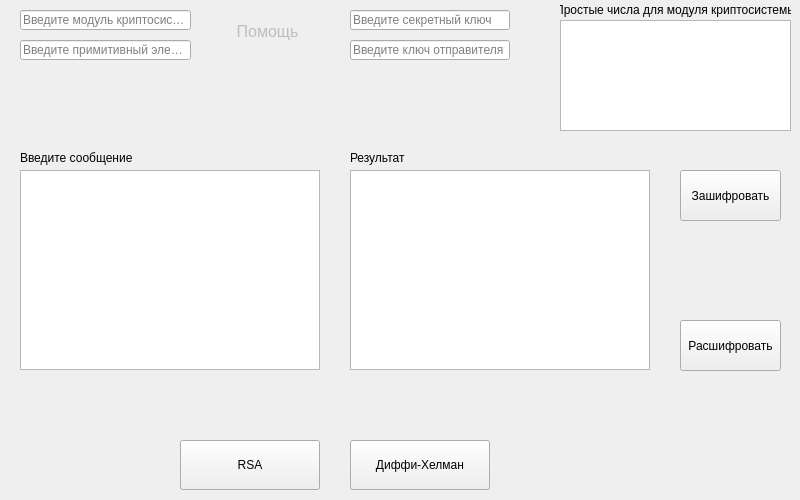
<?xml version="1.0" encoding="UTF-8"?>
<ui version="4.0">
 <class>Gamal_Window</class>
 <widget class="QMainWindow" name="Gamal_Window">
  <property name="geometry">
   <rect>
    <x>0</x>
    <y>0</y>
    <width>800</width>
    <height>500</height>
   </rect>
  </property>
  <property name="windowTitle">
   <string>Шифрование Эль-Гамаля</string>
  </property>
  <widget class="QWidget" name="centralwidget">
   <widget class="QTextEdit" name="input_text">
    <property name="geometry">
     <rect>
      <x>20</x>
      <y>170</y>
      <width>300</width>
      <height>200</height>
     </rect>
    </property>
    <property name="font">
     <font>
      <pointsize>10</pointsize>
     </font>
    </property>
   </widget>
   <widget class="QLineEdit" name="enter_module">
    <property name="geometry">
     <rect>
      <x>20</x>
      <y>10</y>
      <width>171</width>
      <height>20</height>
     </rect>
    </property>
    <property name="inputMask">
     <string/>
    </property>
    <property name="placeholderText">
     <string>Введите модуль криптосистемы</string>
    </property>
   </widget>
   <widget class="QTextEdit" name="output_text">
    <property name="geometry">
     <rect>
      <x>350</x>
      <y>170</y>
      <width>300</width>
      <height>200</height>
     </rect>
    </property>
    <property name="font">
     <font>
      <pointsize>10</pointsize>
     </font>
    </property>
    <property name="readOnly">
     <bool>true</bool>
    </property>
   </widget>
   <widget class="QPushButton" name="to_rsa">
    <property name="geometry">
     <rect>
      <x>180</x>
      <y>440</y>
      <width>140</width>
      <height>50</height>
     </rect>
    </property>
    <property name="text">
     <string>RSA</string>
    </property>
   </widget>
   <widget class="QPushButton" name="to_hellman">
    <property name="geometry">
     <rect>
      <x>350</x>
      <y>440</y>
      <width>140</width>
      <height>50</height>
     </rect>
    </property>
    <property name="text">
     <string>Диффи-Хелман</string>
    </property>
   </widget>
   <widget class="QLineEdit" name="enter_primitive">
    <property name="geometry">
     <rect>
      <x>20</x>
      <y>40</y>
      <width>171</width>
      <height>20</height>
     </rect>
    </property>
    <property name="inputMask">
     <string/>
    </property>
    <property name="placeholderText">
     <string>Введите примитивный элемент</string>
    </property>
   </widget>
   <widget class="QPushButton" name="encrypt">
    <property name="geometry">
     <rect>
      <x>680</x>
      <y>170</y>
      <width>101</width>
      <height>51</height>
     </rect>
    </property>
    <property name="text">
     <string>Зашифровать</string>
    </property>
   </widget>
   <widget class="QPushButton" name="decrypt">
    <property name="geometry">
     <rect>
      <x>680</x>
      <y>320</y>
      <width>101</width>
      <height>51</height>
     </rect>
    </property>
    <property name="text">
     <string>Расшифровать</string>
    </property>
   </widget>
   <widget class="QLineEdit" name="enter_key">
    <property name="geometry">
     <rect>
      <x>350</x>
      <y>10</y>
      <width>160</width>
      <height>20</height>
     </rect>
    </property>
    <property name="inputMask">
     <string/>
    </property>
    <property name="placeholderText">
     <string>Введите секретный ключ</string>
    </property>
   </widget>
   <widget class="QLineEdit" name="enter_key_sender">
    <property name="geometry">
     <rect>
      <x>350</x>
      <y>40</y>
      <width>160</width>
      <height>20</height>
     </rect>
    </property>
    <property name="inputMask">
     <string/>
    </property>
    <property name="placeholderText">
     <string>Введите ключ отправителя</string>
    </property>
   </widget>
   <widget class="QLabel" name="label">
    <property name="geometry">
     <rect>
      <x>560</x>
      <y>0</y>
      <width>231</width>
      <height>20</height>
     </rect>
    </property>
    <property name="text">
     <string>Простые числа для модуля криптосистемы</string>
    </property>
    <property name="alignment">
     <set>Qt::AlignCenter</set>
    </property>
   </widget>
   <widget class="QPushButton" name="help">
    <property name="enabled">
     <bool>false</bool>
    </property>
    <property name="geometry">
     <rect>
      <x>230</x>
      <y>20</y>
      <width>75</width>
      <height>23</height>
     </rect>
    </property>
    <property name="font">
     <font>
      <pointsize>12</pointsize>
     </font>
    </property>
    <property name="cursor">
     <cursorShape>WhatsThisCursor</cursorShape>
    </property>
    <property name="autoFillBackground">
     <bool>false</bool>
    </property>
    <property name="locale">
     <locale language="Portuguese" country="Brazil"/>
    </property>
    <property name="text">
     <string>Помощь</string>
    </property>
    <property name="autoDefault">
     <bool>false</bool>
    </property>
    <property name="default">
     <bool>false</bool>
    </property>
    <property name="flat">
     <bool>true</bool>
    </property>
   </widget>
   <widget class="QPlainTextEdit" name="scroll_me">
    <property name="geometry">
     <rect>
      <x>560</x>
      <y>20</y>
      <width>231</width>
      <height>111</height>
     </rect>
    </property>
   </widget>
   <widget class="QLabel" name="label_4">
    <property name="geometry">
     <rect>
      <x>350</x>
      <y>150</y>
      <width>191</width>
      <height>16</height>
     </rect>
    </property>
    <property name="text">
     <string>Результат</string>
    </property>
   </widget>
   <widget class="QLabel" name="label_3">
    <property name="geometry">
     <rect>
      <x>20</x>
      <y>150</y>
      <width>191</width>
      <height>16</height>
     </rect>
    </property>
    <property name="text">
     <string>Введите сообщение</string>
    </property>
   </widget>
  </widget>
 </widget>
 <resources/>
 <connections/>
</ui>
